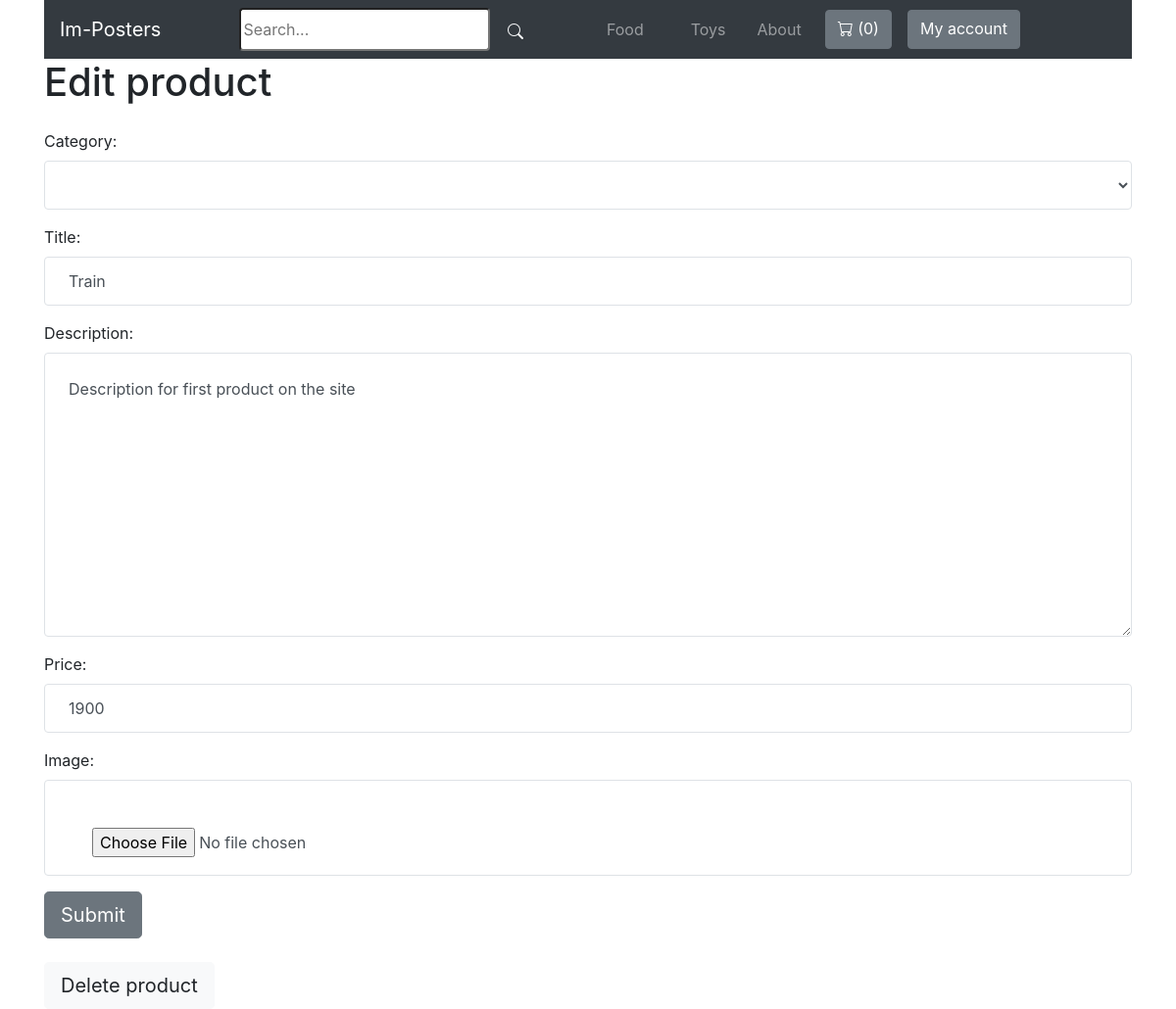
Page /my-store/edit-product/1/ (signed in) on the earlier database version.
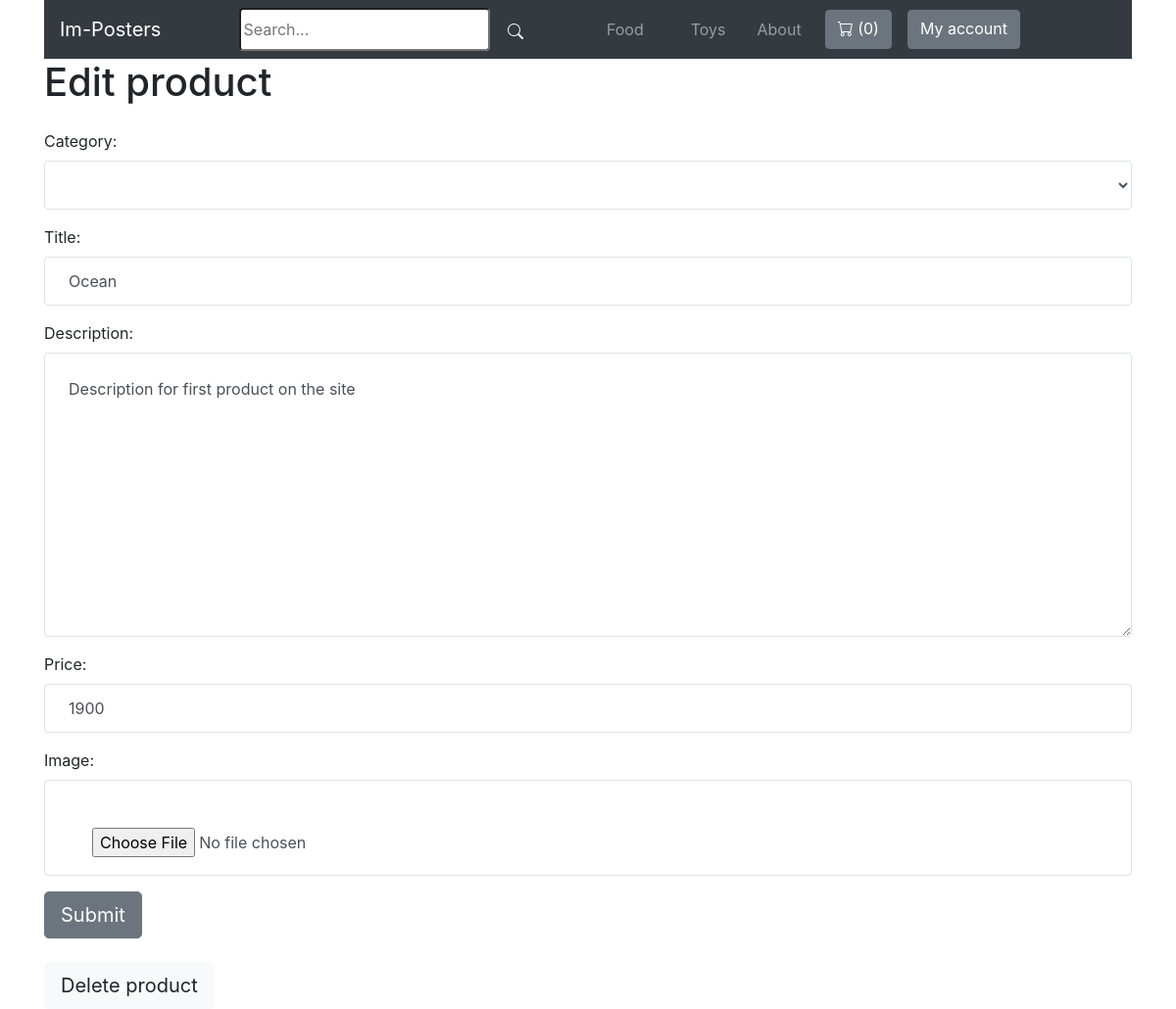
Same page on the later database version.
### store/models.py (models this page shows, shortened)
class Category(models.Model):
    title = models.CharField(max_length=50)
    slug = models.SlugField(max_length=50)
    class Meta:
        verbose_name_plural = 'Categories'
    def __str__(self):
        return self.title

class Product(models.Model):
    DRAFT = 'draft'
    WAITING_APPROVAL = 'waitingapproval'
    ACTIVE = 'active'
    DELETED = 'deleted'
    STATUS_CHOICES = (
        (DRAFT, 'Draft'),
        (WAITING_APPROVAL, 'Waiting approval'),
        (ACTIVE, 'Active'),
        (DELETED, 'Deleted'),
    )
    user = models.ForeignKey(User, related_name='products', on_delete=models.CASCADE)
    category = models.ForeignKey(Category, related_name='products', on_delete=models.CASCADE)
    title = models.CharField(max_length=50)
    slug = models.SlugField(max_length=50)
    description = models.TextField(blank=True)
    price = models.IntegerField()
    image = models.ImageField(upload_to='uploads/product_images', blank=True, null=True)
    thumbnail = models.ImageField(upload_to='uploads/product_images/thumbnail', blank=True, null=True)
    created_at = models.DateTimeField(auto_now_add=True)
    updated_at = models.DateTimeField(auto_now=True)
    status = models.CharField(max_length=50, choices=STATUS_CHOICES, default=ACTIVE)
    class Meta:
        ordering = ('-created_at',)

### userprofile/views.py (the view)
# urls.py: path('my-store/edit-product/<int:pk>/', views.edit_product, name='edit_product'),
@login_required
def edit_product(request, pk):
    product = Product.objects.filter(user=request.user).get(pk=pk)
    if request.method == 'POST':
        form = ProductForm(request.POST, request.FILES, instance=product)
        if form.is_valid():
            form.save()
            messages.success(request, 'Saved changes!')
            return redirect('my_store')
    else:
        form = ProductForm(instance=product)
    return render(request, 'userprofile/product_form.html', {
        'title': 'Edit product',
        'product': product,
        'form': form
    })

### store/forms.py
class ProductForm(forms.ModelForm):
    class Meta:
        model = Product
        fields = ('category', 'title', 'description', 'price', 'image',)
        widgets = {
            'category': forms.Select(attrs={
                'class': 'form-control p-4 border border-gray-200'
            }),
            'title': forms.TextInput(attrs={
                'class': 'form-control p-4 border border-gray-200'
            }),
            'description': forms.Textarea(attrs={
                'class': 'form-control p-4 border border-gray-200'
            }),
            'price': forms.TextInput(attrs={
                'class': 'form-control p-4 border border-gray-200'
            }),
            'image': forms.FileInput(attrs={
                'class': 'form-control p-5 border border-gray-200'
            }),
                    }

### store/cart.py (called while the page is built)
    def __len__(self):
        return sum(item['quantity'] for item in self.cart.values())

### store/context_processors.py (called while the page is built)
def cart(request):
    return {'cart': Cart(request)}

### store/templatetags/menu.py (called while the page is built)
@register.inclusion_tag('core/menu.html')
def menu():
    categories = Category.objects.all()
    return {'categories': categories}

### userprofile/templates/userprofile/product_form.html (shortened to what this page needs)
{% extends 'core/base.html' %}
{% block content %}
<div class="container">
    <h1>{{ title }}</h1>
    <form method="post" action="" enctype="multipart/form-data" class="my-4">
        {{ form.as_p }}
        <button class="btn btn-secondary btn-lg">Submit</button>
    </form>
    {% if product %}
        <a href="{% url 'delete_product' product.id %}" class="btn btn-light btn-lg">Delete product</a>
    {% endif %}
</div>
{% endblock %}

### core/templates/core/menu.html
{% for category in categories %}
<a class="nav-link mx-3" href="{% url 'category_detail' category.slug %}">{{ category.title }}</a>
{% endfor %}
<a class="nav-link" href="{% url 'about' %}">About</a>

Differences in the rows shown:
changed through a linked row, Category "Food": title "Train" → "Ocean"
